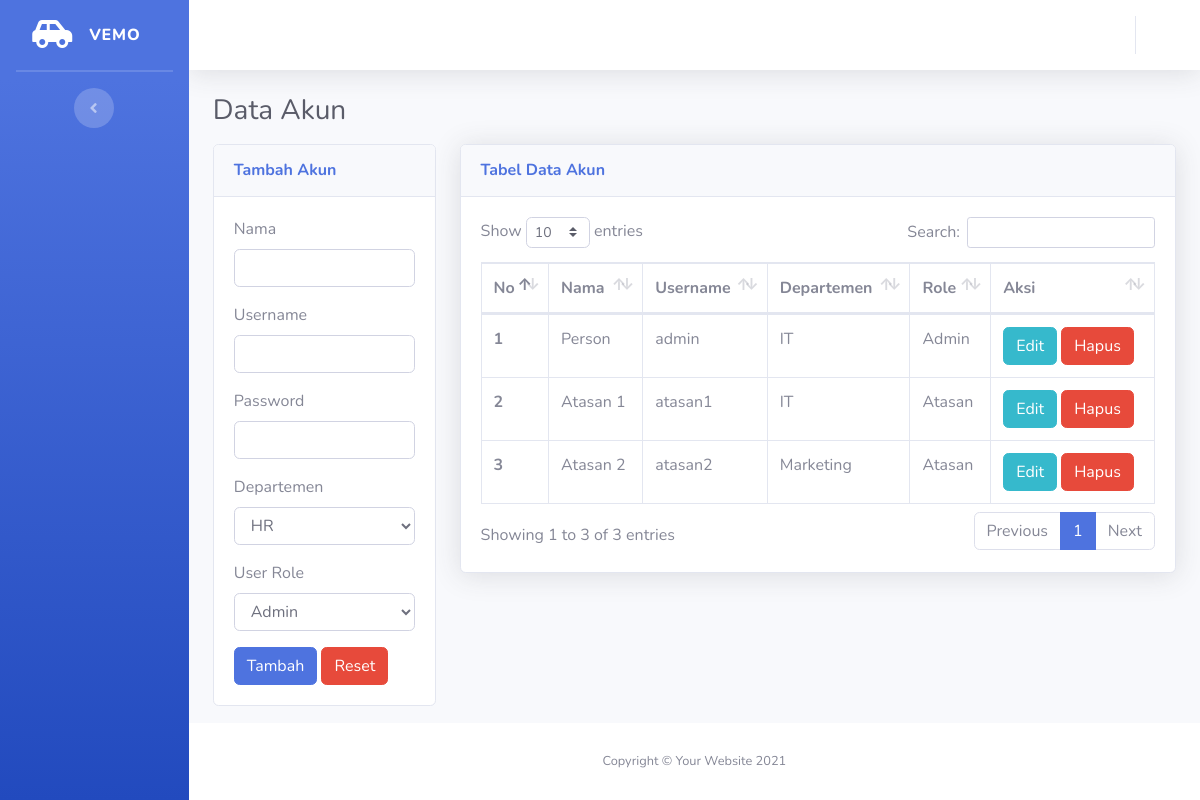
The page /index.php/akun on the database its author committed.
### tables this page shows
CREATE TABLE `user` (
  `id_user` int(11) NOT NULL,
  `nama` varchar(100) NOT NULL,
  `username` varchar(100) NOT NULL,
  `password` varchar(100) NOT NULL,
  `id_departemen` int(11) NOT NULL,
  `id_role` int(11) NOT NULL
);

CREATE TABLE `departemen` (
  `id_departemen` int(11) NOT NULL,
  `departemen` varchar(100) NOT NULL
);

CREATE TABLE `user_role` (
  `id_role` int(11) NOT NULL,
  `role` varchar(100) NOT NULL
);

### application/controllers/Akun.php (called while the page is built, shortened)
<?php
class Akun extends CI_Controller {
    function __construct(){
        $this->load->library('form_validation');
        $this->load->library('session');
		$this->load->model('Akun_model');
	}
	public function index()
	{
        $data ['title'] = 'VEMO | Kelola Akun';
        $data ['akun'] = $this->Akun_model->getDataAkun();
        $data ['departemen'] = $this->Akun_model->getDepartemen();
        $data ['user_role'] = $this->Akun_model->getRole();
		$this->load->view('templates/header', $data);
		$this->load->view('templates/sidebar');
		$this->load->view('akun/index', $data);
		$this->load->view('templates/footer');
	}
}

### index.php (called while the page is built, shortened)
<?php
require_once BASEPATH.'core/CodeIgniter.php';

### application/models/Akun_model.php (called while the page is built, shortened)
<?php
class Akun_model extends CI_Model{
    public function getDataAkun(){
        return $this->db->select('*')
                    ->from('user')
                    ->join('departemen', 'departemen.id_departemen = user.id_departemen', 'left')
                    ->join('user_role', 'user_role.id_role = user.id_role', 'left')
                    ->get()->result_array();
    }
    public function getDepartemen(){
        return $this->db->select('*')
                    ->from('departemen')
                    ->get()->result_array();
    }
    public function getRole(){
        return $this->db->select('*')
                    ->from('user_role')
                    ->get()->result_array();
    }
}

### application/views/akun/index.php (the view, shortened to what this page needs)
    <div class="container-fluid">
        <h1 class="h3 mb-2 text-gray-800">Data Akun</h1>
        <div class="row mt-3">
            <div class="col-3">
                <div class="card">
                    <div class="card-header py-3">
                        <h6 class="m-0 font-weight-bold text-primary">Tambah Akun</h6>
                    </div>
                    <div class="card-body">
                        <form action="akun/tambah_data" method="POST">
                            <div class="form-group">
                                <label for="nama">Nama</label>
                                <input type="text" class="form-control" id="nama" name="nama" autofocus required>
                            </div>
                            <div class="form-group">
                                <label for="username">Username</label>
                                <input type="text" class="form-control" id="username" name="username" autofocus required>
                            </div>
                            <div class="form-group">
                                <label for="password">Password</label>
                                <input type="password" class="form-control" id="password" name="password" autofocus required>
                            </div>
                            <div class="form-group">
                                <label for="id_departemen">Departemen</label>
                                <select class="form-control" id="id_departemen" name="id_departemen" required>
                                    <?php foreach($departemen as $dprtmn) : ?>
                                    <option value="<?= $dprtmn['id_departemen']; ?>"><?= $dprtmn['departemen']; ?></option>
                                    <?php endforeach; ?>
                                </select>
                            </div>
                            <div class="form-group">
                                <label for="id_role">User Role</label>
                                <select class="form-control" id="id_role" name="id_role" required>
                                    <?php foreach($user_role as $role) : ?>
                                    <option value="<?= $role['id_role']; ?>"><?= $role['role']; ?></option>
                                    <?php endforeach; ?>
                                </select>
                            </div>
                            <div class="">
                                <button type="submit" class="btn btn-primary">Tambah</button>
                                <button type="reset" class="btn btn-danger">Reset</button>
                            </div>
                        </form>
                    </div>
                </div>
            </div>
            <div class="col-9">
                <div class="card shadow mb-4">
                <div class="card-header py-3">
                    <h6 class="m-0 font-weight-bold text-primary">Tabel Data Akun</h6>
                </div>
                <div class="card-body">
                    <div class="table-responsive">
                        <table class="table table-bordered" id="dataTable" width="100%" cellspacing="0">
                            <thead>
                                <tr>
                                    <th>No</th>
                                    <th>Nama</th>
                                    <th>Username</th>
                                    <th>Departemen</th>
                                    <th>Role</th>
                                    <th>Aksi</th>
                                </tr>
                            </thead>
                            <tbody>
                                <?php $no=1; ?>
                                <?php foreach($akun as $row) : ?>
                                <tr>
                                    <th><?= $no++; ?></th>
                                    <td><?= $row['nama']; ?></td>
                                    <td><?= $row['username']; ?></td>
                                    <td><?= $row['departemen']; ?></td>
                                    <td><?= $row['role']; ?></td>
                                    <td>
                                        <button type="button" class="btn btn-info" data-toggle="modal" data-target="#editModal<?= $row['id_user']; ?>">Edit</button>
                                        <button type="button" class="btn btn-danger" data-toggle="modal" data-target="#hapusModal<?= $row['id_user']; ?>">Hapus</button>
                                    </td>
                                </tr>
                                <?php endforeach; ?>
                            </tbody>
                        </table>
                    </div>
                </div>
            </div>
            </div>
        </div>
    </div>
</div>

### application/views/templates/header.php (shortened to what this page needs)
<!DOCTYPE html>
<html lang="en">
<head>
    <link href="<?= base_url() ?>assets/vendor/fontawesome-free/css/all.min.css" rel="stylesheet" type="text/css">
    <link href="<?= base_url() ?>assets/css/sb-admin-2.min.css" rel="stylesheet">
    <link href="<?= base_url() ?>assets/vendor/datatables/dataTables.bootstrap4.min.css" rel="stylesheet">
</head>
<body id="page-top">
    <div id="wrapper">

### application/views/templates/sidebar.php (shortened to what this page needs)
<ul class="navbar-nav bg-gradient-primary sidebar sidebar-dark accordion" id="accordionSidebar">
    <a class="sidebar-brand d-flex align-items-center justify-content-center" href="index.html">
        <div class="sidebar-brand-icon">
            <i class="fas fa-regular fa-car-side"></i>
        </div>
        <div class="sidebar-brand-text mx-3">VEMO</div>
    </a>
    <hr class="sidebar-divider my-0">
    <hr class="sidebar-divider d-none d-md-block">
    <div class="text-center d-none d-md-inline">
        <button class="rounded-circle border-0" id="sidebarToggle"></button>
    </div>
</ul>
<div id="content-wrapper" class="d-flex flex-column">
    <div id="content">
        <nav class="navbar navbar-expand navbar-light bg-white topbar mb-4 static-top shadow">
            <ul class="navbar-nav ml-auto">
                <li class="nav-item dropdown no-arrow">
                    <a class="nav-link dropdown-toggle" href="#" id="userDropdown" role="button"
                        data-toggle="dropdown" aria-haspopup="true" aria-expanded="false">
                    </a>
                </li>
            </ul>
        </nav>

### application/views/templates/footer.php (shortened to what this page needs)
            <footer class="sticky-footer bg-white">
                <div class="container my-auto">
                    <div class="copyright text-center my-auto">
                        <span>Copyright &copy; Your Website 2021</span>
                    </div>
                </div>
            </footer>
        </div>
    </div>
</body>
</html>

### rows shown on the page
user: nama "Person", username "admin", id_departemen.departemen "IT", id_role.role "Admin"
user: nama "Atasan 1", username "atasan1", id_departemen.departemen "IT", id_role.role "Atasan"
user: nama "Atasan 2", username "atasan2", id_departemen.departemen "Marketing", id_role.role "Atasan"

### other values the page prints
form field id_departemen "HR"
form field id_role "Admin"
